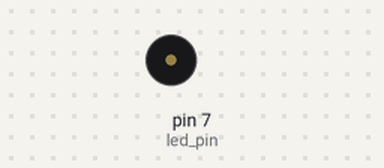
Bench run of a sketch on a simulated Arduino Uno, built with avr-gcc and run on an emulated ATmega328P. Parts: buzzer (waves = sounding).

Above: at 0.05 s.
Timing chart, 0 to 3.0 s (numbered marks = the images above):
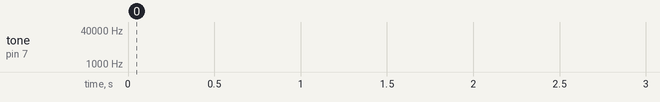

The sketch:

infrarred_led_test.ino
```cpp
int led_pin = 7;

void setup() {
  pinMode(led_pin, OUTPUT);

}

void loop() {

  //1
  tone(led_pin, 38000, 3);
  delay(4);

  //0
  tone(led_pin, 38000, 1);
  delay(4);

  //1
  tone(led_pin, 38000, 3);
  delay(4);

  //0
  tone(led_pin, 38000, 1);
  delay(4);

  //0
  tone(led_pin, 38000, 1);
  delay(4);

  //0
  tone(led_pin, 38000, 1);
  delay(4);

  //1
  tone(led_pin, 38000, 3);
  delay(4);

  //0
  tone(led_pin, 38000, 1);
  delay(4);

  delay(20);

}
```
